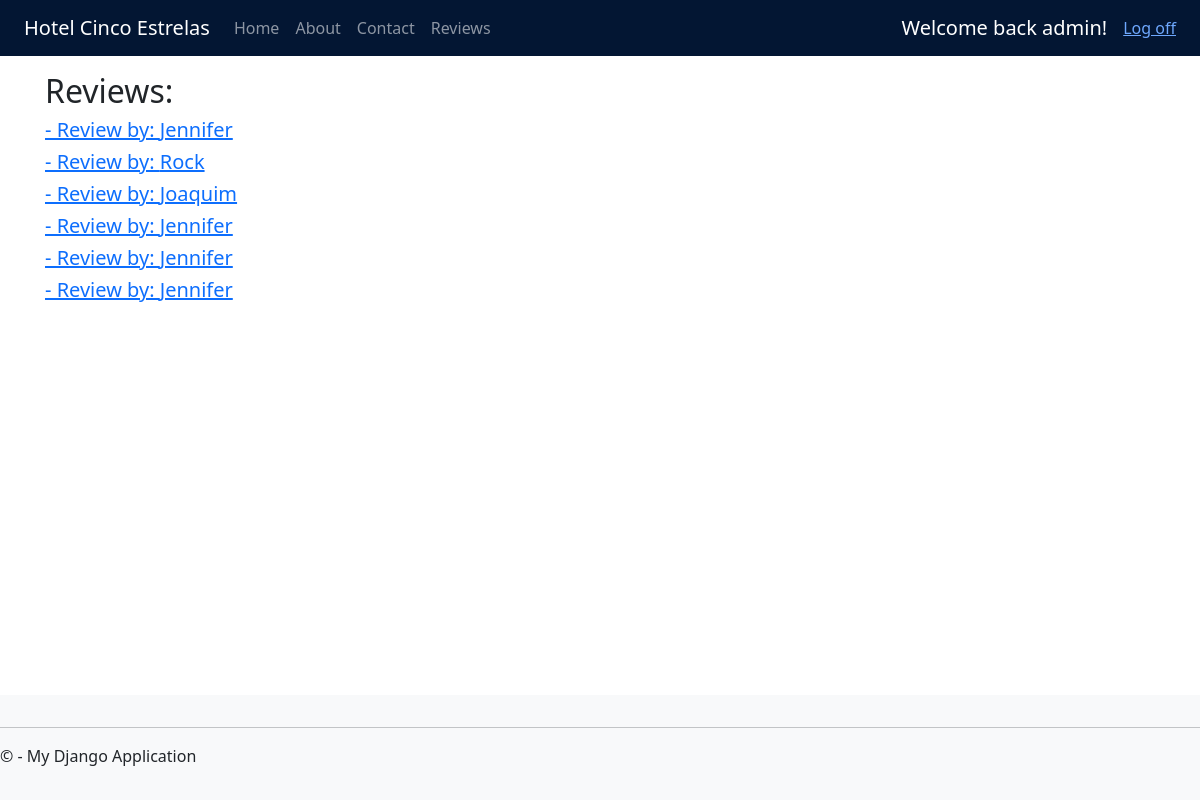
Page /functionalities/admin/reviews (signed in) on the committed database.
### app/models.py (models this page shows, shortened)
class Review(models.Model):
    user = models.ForeignKey(User, on_delete=models.CASCADE)
    review = models.CharField(max_length=500, null=False)
    date = models.DateField(null=False)
    rating = models.PositiveIntegerField(validators=[MinValueValidator(0), MaxValueValidator(5)], default=0, blank=False, null=False)

class User(models.Model):
    name = models.CharField(max_length=100)
    email = models.EmailField(max_length=100, unique=True)
    password = models.CharField(max_length=20)
    phone = models.CharField(max_length=9)
    address = models.CharField(max_length=100)
    birthdate = models.DateField()
    rooms = models.ManyToManyField('Room', through='Booking')
    objects = UserManager()

### app/views.py (the view)
# urls.py: path('functionalities/admin/reviews', views.view_reviews, name='view_reviews'),
def view_reviews(request):
    if not (request.user.is_authenticated and request.user.is_superuser):
        return redirect('/error_404')
    params = {
        'title': 'Reviews',
        'reviews': Review.objects.all(),
    }
    return render(request, 'view_reviews.html', params)

### app/templates/view_reviews.html
{% extends "layout.html" %}
{% block content %}
<h2>{{ title }}:</h2>
{% for review in reviews %}
<h5><a href="reviews/{{review.id}}">- Review by: {{ review.user.name }}</a></h5>
{% endfor %}
{% endblock %}

### app/templates/loginpartial.html (shortened to what this page needs)
{% if user.is_authenticated %}
<form id="logoutForm" action="/accounts/logout" method="post" class="navbar-right">
    <ul class="nav navbar-nav navbar-right flex flex-row align-items-center me-4">
        <li><span class="navbar-brand">Welcome back {{ user.username }}!</span></li>
        <li><a href="javascript:document.getElementById('logoutForm').submit()">Log off</a></li>
    </ul>
</form>
{% else %}
<ul class="nav navbar-nav navbar-right me-4">
    <li style="padding-right: 5px"><a href="{% url 'login' %}">Log in</a></li>
    <li><a href="{% url 'register' %}">Register</a></li>
</ul>
{% endif %}

### rows in the picture
Review: user.name "Jennifer"
Review: user.name "Rock"
Review: user.name "Joaquim"
Review: user.name "Jennifer"
Review: user.name "Jennifer"
Review: user.name "Jennifer"

### other values in the picture
{{ user.username }} "admin"
{{ title }} "Reviews"
